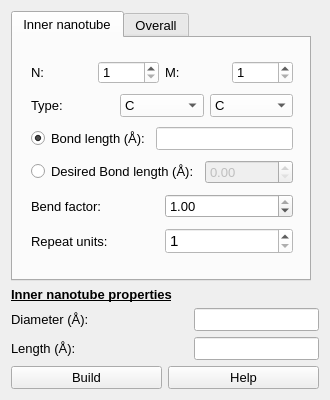
<?xml version="1.0" encoding="UTF-8"?>
<ui version="4.0">
 <class>Ui_Form_SMNT</class>
 <widget class="QWidget" name="Ui_Form_SMNT">
  <property name="enabled">
   <bool>true</bool>
  </property>
  <property name="geometry">
   <rect>
    <x>0</x>
    <y>0</y>
    <width>330</width>
    <height>400</height>
   </rect>
  </property>
  <property name="sizePolicy">
   <sizepolicy hsizetype="Fixed" vsizetype="Fixed">
    <horstretch>0</horstretch>
    <verstretch>0</verstretch>
   </sizepolicy>
  </property>
  <property name="minimumSize">
   <size>
    <width>330</width>
    <height>400</height>
   </size>
  </property>
  <property name="maximumSize">
   <size>
    <width>330</width>
    <height>400</height>
   </size>
  </property>
  <property name="sizeIncrement">
   <size>
    <width>248</width>
    <height>327</height>
   </size>
  </property>
  <property name="baseSize">
   <size>
    <width>248</width>
    <height>327</height>
   </size>
  </property>
  <property name="font">
   <font>
    <pointsize>11</pointsize>
   </font>
  </property>
  <property name="windowTitle">
   <string>Form</string>
  </property>
  <layout class="QGridLayout" name="gridLayout_18">
   <item row="0" column="0">
    <widget class="QTabWidget" name="tabWidget">
     <property name="maximumSize">
      <size>
       <width>300</width>
       <height>400</height>
      </size>
     </property>
     <property name="font">
      <font>
       <pointsize>10</pointsize>
      </font>
     </property>
     <property name="currentIndex">
      <number>0</number>
     </property>
     <widget class="QWidget" name="tab">
      <attribute name="title">
       <string>Inner nanotube</string>
      </attribute>
      <layout class="QGridLayout" name="gridLayout_17">
       <item row="0" column="0">
        <widget class="QWidget" name="SMNT" native="true">
         <property name="minimumSize">
          <size>
           <width>280</width>
           <height>220</height>
          </size>
         </property>
         <property name="maximumSize">
          <size>
           <width>280</width>
           <height>220</height>
          </size>
         </property>
         <property name="autoFillBackground">
          <bool>false</bool>
         </property>
         <property name="styleSheet">
          <string notr="true"/>
         </property>
         <layout class="QGridLayout" name="gridLayout_16">
          <item row="0" column="0">
           <layout class="QGridLayout" name="gridLayout_2">
            <item row="0" column="0">
             <widget class="QLabel" name="label_chirality_N_MWNT">
              <property name="font">
               <font>
                <pointsize>10</pointsize>
               </font>
              </property>
              <property name="text">
               <string>N:</string>
              </property>
             </widget>
            </item>
            <item row="0" column="1">
             <widget class="QSpinBox" name="spinBox_chirality_N_MWNT">
              <property name="font">
               <font>
                <pointsize>10</pointsize>
               </font>
              </property>
              <property name="styleSheet">
               <string notr="true">background-color: rgb(255, 255, 255);</string>
              </property>
              <property name="minimum">
               <number>1</number>
              </property>
              <property name="maximum">
               <number>50</number>
              </property>
              <property name="value">
               <number>1</number>
              </property>
             </widget>
            </item>
            <item row="0" column="2">
             <widget class="QLabel" name="label_chirality_M_MWNT">
              <property name="font">
               <font>
                <pointsize>10</pointsize>
               </font>
              </property>
              <property name="text">
               <string>M:</string>
              </property>
             </widget>
            </item>
            <item row="0" column="3">
             <widget class="QSpinBox" name="spinBox_chirality_M_MWNT">
              <property name="font">
               <font>
                <pointsize>10</pointsize>
               </font>
              </property>
              <property name="styleSheet">
               <string notr="true">background-color: rgb(255, 255, 255);</string>
              </property>
              <property name="minimum">
               <number>1</number>
              </property>
              <property name="maximum">
               <number>50</number>
              </property>
              <property name="value">
               <number>1</number>
              </property>
             </widget>
            </item>
           </layout>
          </item>
          <item row="1" column="0">
           <layout class="QGridLayout" name="gridLayout_5">
            <item row="0" column="0">
             <widget class="QLabel" name="label_type_MWNT">
              <property name="font">
               <font>
                <pointsize>10</pointsize>
               </font>
              </property>
              <property name="text">
               <string>Type:</string>
              </property>
             </widget>
            </item>
            <item row="0" column="1">
             <widget class="QComboBox" name="comboBox_type1_MWNT">
              <property name="font">
               <font>
                <pointsize>10</pointsize>
               </font>
              </property>
              <property name="styleSheet">
               <string notr="true">background-color: rgb(255, 255, 255);</string>
              </property>
              <item>
               <property name="text">
                <string>C</string>
               </property>
              </item>
              <item>
               <property name="text">
                <string>N</string>
               </property>
              </item>
              <item>
               <property name="text">
                <string>P</string>
               </property>
              </item>
             </widget>
            </item>
            <item row="0" column="2">
             <widget class="QComboBox" name="comboBox_type2_MWNT">
              <property name="font">
               <font>
                <pointsize>10</pointsize>
               </font>
              </property>
              <property name="styleSheet">
               <string notr="true">background-color: rgb(255, 255, 255);</string>
              </property>
              <item>
               <property name="text">
                <string>C</string>
               </property>
              </item>
              <item>
               <property name="text">
                <string>B</string>
               </property>
              </item>
              <item>
               <property name="text">
                <string>Al</string>
               </property>
              </item>
              <item>
               <property name="text">
                <string>Ga</string>
               </property>
              </item>
             </widget>
            </item>
           </layout>
          </item>
          <item row="2" column="0">
           <layout class="QGridLayout" name="gridLayout_7">
            <item row="0" column="0">
             <widget class="QRadioButton" name="radioButton_bond_length">
              <property name="font">
               <font>
                <pointsize>10</pointsize>
               </font>
              </property>
              <property name="text">
               <string>Bond length (Å):</string>
              </property>
              <property name="checked">
               <bool>true</bool>
              </property>
             </widget>
            </item>
            <item row="0" column="1">
             <widget class="QLineEdit" name="lineEdit_bond_length_MWNT">
              <property name="enabled">
               <bool>true</bool>
              </property>
              <property name="font">
               <font>
                <pointsize>10</pointsize>
               </font>
              </property>
              <property name="styleSheet">
               <string notr="true">background-color: rgb(255, 255, 255);</string>
              </property>
              <property name="readOnly">
               <bool>true</bool>
              </property>
              <property name="clearButtonEnabled">
               <bool>false</bool>
              </property>
             </widget>
            </item>
           </layout>
          </item>
          <item row="3" column="0">
           <layout class="QGridLayout" name="gridLayout_8">
            <item row="0" column="0">
             <widget class="QRadioButton" name="radioButton_desired_bond_length">
              <property name="font">
               <font>
                <pointsize>10</pointsize>
               </font>
              </property>
              <property name="text">
               <string>Desired Bond length (Å):</string>
              </property>
              <property name="iconSize">
               <size>
                <width>10</width>
                <height>10</height>
               </size>
              </property>
             </widget>
            </item>
            <item row="0" column="1">
             <widget class="QDoubleSpinBox" name="SpinBox_desired_bond_length">
              <property name="enabled">
               <bool>false</bool>
              </property>
              <property name="font">
               <font>
                <pointsize>10</pointsize>
               </font>
              </property>
              <property name="maximum">
               <double>1.000000000000000</double>
              </property>
              <property name="singleStep">
               <double>0.010000000000000</double>
              </property>
              <property name="value">
               <double>0.000000000000000</double>
              </property>
             </widget>
            </item>
           </layout>
          </item>
          <item row="4" column="0">
           <layout class="QGridLayout" name="gridLayout_10">
            <item row="0" column="0">
             <widget class="QLabel" name="label">
              <property name="font">
               <font>
                <pointsize>10</pointsize>
               </font>
              </property>
              <property name="text">
               <string>Bend factor:</string>
              </property>
             </widget>
            </item>
            <item row="0" column="1">
             <widget class="QDoubleSpinBox" name="doubleSpinBox_bend_factor">
              <property name="font">
               <font>
                <pointsize>10</pointsize>
               </font>
              </property>
              <property name="maximum">
               <double>1.000000000000000</double>
              </property>
              <property name="singleStep">
               <double>0.010000000000000</double>
              </property>
              <property name="value">
               <double>1.000000000000000</double>
              </property>
             </widget>
            </item>
           </layout>
          </item>
          <item row="5" column="0">
           <layout class="QGridLayout" name="gridLayout_14">
            <item row="0" column="0">
             <widget class="QLabel" name="label_repeat_units_MWNT">
              <property name="font">
               <font>
                <pointsize>10</pointsize>
               </font>
              </property>
              <property name="text">
               <string>Repeat units:</string>
              </property>
             </widget>
            </item>
            <item row="0" column="1">
             <widget class="QSpinBox" name="spinBox_repeat_units_MWNT">
              <property name="font">
               <font>
                <pointsize>11</pointsize>
               </font>
              </property>
              <property name="styleSheet">
               <string notr="true">background-color: rgb(255, 255, 255);</string>
              </property>
              <property name="minimum">
               <number>1</number>
              </property>
              <property name="maximum">
               <number>50</number>
              </property>
             </widget>
            </item>
           </layout>
          </item>
         </layout>
        </widget>
       </item>
      </layout>
     </widget>
     <widget class="QWidget" name="tab_2">
      <attribute name="title">
       <string>Overall</string>
      </attribute>
      <widget class="QWidget" name="MWNT" native="true">
       <property name="geometry">
        <rect>
         <x>9</x>
         <y>9</y>
         <width>276</width>
         <height>221</height>
        </rect>
       </property>
       <property name="minimumSize">
        <size>
         <width>276</width>
         <height>221</height>
        </size>
       </property>
       <property name="maximumSize">
        <size>
         <width>276</width>
         <height>221</height>
        </size>
       </property>
       <property name="font">
        <font>
         <pointsize>10</pointsize>
        </font>
       </property>
       <property name="autoFillBackground">
        <bool>false</bool>
       </property>
       <property name="styleSheet">
        <string notr="true"/>
       </property>
       <layout class="QGridLayout" name="gridLayout_15">
        <item row="0" column="0">
         <layout class="QGridLayout" name="gridLayout_4">
          <item row="0" column="0">
           <widget class="QLabel" name="label_num_walls_MWNT">
            <property name="font">
             <font>
              <pointsize>10</pointsize>
             </font>
            </property>
            <property name="text">
             <string>Number of walls:</string>
            </property>
           </widget>
          </item>
          <item row="0" column="1">
           <widget class="QSpinBox" name="spinBox_num_walls_MWNT">
            <property name="font">
             <font>
              <pointsize>10</pointsize>
             </font>
            </property>
            <property name="styleSheet">
             <string notr="true">background-color: rgb(255, 255, 255);</string>
            </property>
            <property name="minimum">
             <number>1</number>
            </property>
            <property name="maximum">
             <number>10</number>
            </property>
            <property name="value">
             <number>1</number>
            </property>
           </widget>
          </item>
         </layout>
        </item>
        <item row="1" column="0">
         <layout class="QGridLayout" name="gridLayout_3">
          <item row="0" column="0">
           <widget class="QLabel" name="label_wall_separation_MWNT">
            <property name="font">
             <font>
              <pointsize>10</pointsize>
             </font>
            </property>
            <property name="text">
             <string>Wall separation (Å):</string>
            </property>
           </widget>
          </item>
          <item row="0" column="1">
           <widget class="QLineEdit" name="lineEdit_wall_separation_MWNT">
            <property name="enabled">
             <bool>false</bool>
            </property>
            <property name="font">
             <font>
              <pointsize>10</pointsize>
             </font>
            </property>
            <property name="styleSheet">
             <string notr="true">background-color: rgb(255, 255, 255);</string>
            </property>
            <property name="clearButtonEnabled">
             <bool>false</bool>
            </property>
           </widget>
          </item>
         </layout>
        </item>
        <item row="2" column="0">
         <layout class="QGridLayout" name="gridLayout_11">
          <item row="0" column="0">
           <widget class="QLabel" name="label_lx">
            <property name="font">
             <font>
              <pointsize>10</pointsize>
             </font>
            </property>
            <property name="text">
             <string>lx (A):</string>
            </property>
           </widget>
          </item>
          <item row="0" column="1">
           <widget class="QDoubleSpinBox" name="SpinBox_lx">
            <property name="font">
             <font>
              <pointsize>10</pointsize>
             </font>
            </property>
            <property name="decimals">
             <number>2</number>
            </property>
            <property name="maximum">
             <double>200.000000000000000</double>
            </property>
           </widget>
          </item>
         </layout>
        </item>
        <item row="3" column="0">
         <layout class="QGridLayout" name="gridLayout_12">
          <item row="0" column="0">
           <widget class="QLabel" name="label_ly">
            <property name="font">
             <font>
              <pointsize>10</pointsize>
             </font>
            </property>
            <property name="text">
             <string>ly (A):</string>
            </property>
           </widget>
          </item>
          <item row="0" column="1">
           <widget class="QDoubleSpinBox" name="SpinBox_ly">
            <property name="font">
             <font>
              <pointsize>10</pointsize>
             </font>
            </property>
            <property name="decimals">
             <number>2</number>
            </property>
            <property name="maximum">
             <double>200.000000000000000</double>
            </property>
           </widget>
          </item>
         </layout>
        </item>
        <item row="4" column="0">
         <layout class="QGridLayout" name="gridLayout">
          <item row="0" column="0">
           <widget class="QLabel" name="label_lz">
            <property name="font">
             <font>
              <pointsize>10</pointsize>
             </font>
            </property>
            <property name="text">
             <string>lz (A):</string>
            </property>
           </widget>
          </item>
          <item row="0" column="1">
           <widget class="QDoubleSpinBox" name="SpinBox_lz">
            <property name="font">
             <font>
              <pointsize>10</pointsize>
             </font>
            </property>
            <property name="decimals">
             <number>2</number>
            </property>
            <property name="maximum">
             <double>200.000000000000000</double>
            </property>
           </widget>
          </item>
         </layout>
        </item>
       </layout>
      </widget>
     </widget>
    </widget>
   </item>
   <item row="1" column="0">
    <widget class="QLabel" name="label_properties_MWNT">
     <property name="font">
      <font>
       <pointsize>10</pointsize>
       <weight>75</weight>
       <bold>true</bold>
       <underline>true</underline>
      </font>
     </property>
     <property name="text">
      <string>Inner nanotube properties</string>
     </property>
    </widget>
   </item>
   <item row="2" column="0">
    <layout class="QGridLayout" name="gridLayout_13">
     <item row="0" column="2">
      <widget class="QLineEdit" name="lineEdit_diameter_MWNT">
       <property name="font">
        <font>
         <pointsize>10</pointsize>
        </font>
       </property>
       <property name="acceptDrops">
        <bool>false</bool>
       </property>
       <property name="styleSheet">
        <string notr="true"/>
       </property>
       <property name="frame">
        <bool>true</bool>
       </property>
       <property name="readOnly">
        <bool>true</bool>
       </property>
       <property name="clearButtonEnabled">
        <bool>false</bool>
       </property>
      </widget>
     </item>
     <item row="0" column="0">
      <widget class="QLabel" name="Diameter_MWNT">
       <property name="font">
        <font>
         <pointsize>10</pointsize>
        </font>
       </property>
       <property name="text">
        <string>Diameter (Å):</string>
       </property>
      </widget>
     </item>
     <item row="0" column="1">
      <spacer name="horizontalSpacer_6">
       <property name="orientation">
        <enum>Qt::Horizontal</enum>
       </property>
       <property name="sizeHint" stdset="0">
        <size>
         <width>40</width>
         <height>20</height>
        </size>
       </property>
      </spacer>
     </item>
    </layout>
   </item>
   <item row="3" column="0">
    <layout class="QGridLayout" name="gridLayout_9">
     <item row="0" column="0">
      <widget class="QLabel" name="label_length_MWNT">
       <property name="font">
        <font>
         <pointsize>10</pointsize>
        </font>
       </property>
       <property name="text">
        <string>Length (Å):</string>
       </property>
      </widget>
     </item>
     <item row="0" column="2">
      <widget class="QLineEdit" name="lineEdit_length_MWNT">
       <property name="font">
        <font>
         <pointsize>10</pointsize>
        </font>
       </property>
       <property name="acceptDrops">
        <bool>false</bool>
       </property>
       <property name="styleSheet">
        <string notr="true"/>
       </property>
       <property name="frame">
        <bool>true</bool>
       </property>
       <property name="readOnly">
        <bool>true</bool>
       </property>
       <property name="clearButtonEnabled">
        <bool>false</bool>
       </property>
      </widget>
     </item>
     <item row="0" column="1">
      <spacer name="horizontalSpacer_5">
       <property name="orientation">
        <enum>Qt::Horizontal</enum>
       </property>
       <property name="sizeHint" stdset="0">
        <size>
         <width>40</width>
         <height>20</height>
        </size>
       </property>
      </spacer>
     </item>
    </layout>
   </item>
   <item row="4" column="0">
    <layout class="QGridLayout" name="gridLayout_6">
     <item row="0" column="0">
      <widget class="QPushButton" name="pushButton_build_MWNT">
       <property name="font">
        <font>
         <pointsize>10</pointsize>
        </font>
       </property>
       <property name="text">
        <string>Build</string>
       </property>
      </widget>
     </item>
     <item row="0" column="1">
      <widget class="QPushButton" name="pushButton_help_build_MWNT">
       <property name="font">
        <font>
         <pointsize>10</pointsize>
        </font>
       </property>
       <property name="text">
        <string>Help</string>
       </property>
      </widget>
     </item>
    </layout>
   </item>
  </layout>
 </widget>
 <resources/>
 <connections/>
</ui>
